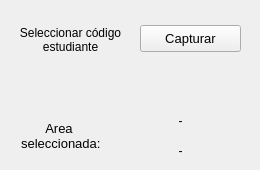
          <widget class="QWidget" name="tw_codigoestudiante_tab1">
           <attribute name="title">
            <string>Imagen 1</string>
           </attribute>
           <widget class="QLabel" name="lb_puntoinicio">
            <property name="geometry">
             <rect>
              <x>110</x>
              <y>110</y>
              <width>141</width>
              <height>21</height>
             </rect>
            </property>
            <property name="text">
             <string>-</string>
            </property>
            <property name="alignment">
             <set>Qt::AlignCenter</set>
            </property>
           </widget>
           <widget class="QLabel" name="lb_puntofin">
            <property name="geometry">
             <rect>
              <x>110</x>
              <y>140</y>
              <width>141</width>
              <height>21</height>
             </rect>
            </property>
            <property name="text">
             <string>-</string>
            </property>
            <property name="alignment">
             <set>Qt::AlignCenter</set>
            </property>
           </widget>
           <widget class="QLabel" name="lb_selectcodigo">
            <property name="geometry">
             <rect>
              <x>10</x>
              <y>20</y>
              <width>121</width>
              <height>41</height>
             </rect>
            </property>
            <property name="frameShadow">
             <enum>QFrame::Plain</enum>
            </property>
            <property name="text">
             <string>&lt;html&gt;&lt;head/&gt;&lt;body&gt;&lt;p align=&quot;center&quot;&gt;Seleccionar código&lt;br/&gt;estudiante&lt;/p&gt;&lt;/body&gt;&lt;/html&gt;</string>
            </property>
           </widget>
           <widget class="QPushButton" name="btn_capturarcodigo">
            <property name="geometry">
             <rect>
              <x>140</x>
              <y>25</y>
              <width>101</width>
              <height>27</height>
             </rect>
            </property>
            <property name="font">
             <font>
              <family>Arial</family>
              <pointsize>10</pointsize>
             </font>
            </property>
            <property name="text">
             <string>Capturar</string>
            </property>
            <property name="icon">
             <iconset resource="img/fuente_imagenes.qrc">
              <normaloff>:/controles/blackboard-drawing-icon.png</normaloff>:/controles/blackboard-drawing-icon.png</iconset>
            </property>
           </widget>
           <widget class="QPushButton" name="lb_infoareacod">
            <property name="geometry">
             <rect>
              <x>10</x>
              <y>110</y>
              <width>98</width>
              <height>51</height>
             </rect>
            </property>
            <property name="font">
             <font>
              <family>Arial</family>
              <pointsize>10</pointsize>
              <weight>50</weight>
              <bold>false</bold>
             </font>
            </property>
            <property name="text">
             <string>Area 
 seleccionada:</string>
            </property>
            <property name="flat">
             <bool>true</bool>
            </property>
           </widget>
          </widget>
